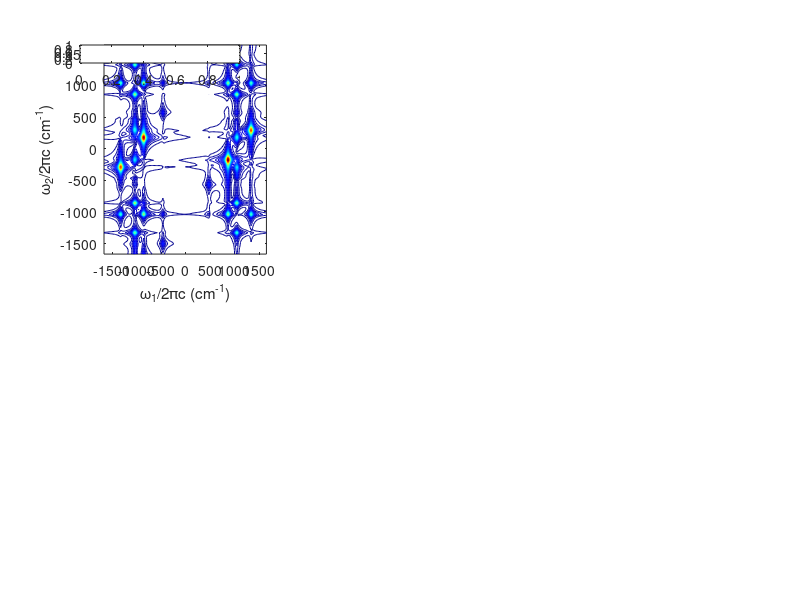

Write the MATLAB code that produced this figure. (Note: this script raises an error after producing the figure.)
% Load data from mat file
clear all
load 2dOffRR32
gcf=figure;
set(gcf,'Units','Normalized','Position',[0 0 0.8 0.9]);%[0 4/75 1 0.85]);
dw=1/OffRes_2dRR_nt;c=3e-5;
maxr=max(max(max(abs(OffRes_2dRR_Ratio))));
y=-0.04;x=0.04;
% Axes positions
gcp_t_y=0.585;gcp_b_y=0.10;
gcp_l_x=0.05;gcp_c_x=0.32;gcp_r_x=0.59;
gcw=0.3;gch=0.3;
gcpos=[gcp_l_x gcp_t_y gcw gch;gcp_l_x gcp_b_y gcw gch];
gdpos=[gcp_c_x gcp_t_y gcw gch;gcp_c_x gcp_b_y gcw gch];
grpos=[gcp_r_x gcp_t_y gcw gch;gcp_r_x gcp_b_y gcw gch];
% Color bar positions
cp_t_y=0.895;cp_b_y=0.41;
cp_l_x=0.1;cp_c_x=0.37;cp_r_x=0.64;
cw=0.2;ch=0.03;
ccpos=[cp_l_x cp_t_y cw ch;cp_l_x cp_b_y cw ch];
cdpos=[cp_c_x cp_t_y cw ch;cp_c_x cp_b_y cw ch];
crpos=[cp_r_x cp_t_y cw ch;cp_r_x cp_b_y cw ch];
% Text
tstr={'a)';'b)';'c)';'d)';'e)';'f)'};
% Text positions
tp_t_y=0.82;tp_b_y=0.33;
tp_l_x=0.105;tp_c_x=0.375;tp_r_x=0.645;
tw=0.06;th=0.06;
tpos=[tp_l_x tp_t_y tw th; tp_c_x tp_t_y tw th; tp_r_x tp_t_y tw th;...
          tp_l_x tp_b_y tw th; tp_c_x tp_b_y tw th; tp_r_x tp_b_y tw th];
for iv=1:2
    maxs=max(max(max(abs(OffRes_2dRR_Cascade(:,:,iv)))),...
        max(max(abs(OffRes_2dRR_Direct(:,:,iv)))));
    OffRes_2dRR_dts(iv)=OffRes_2dRR_dts(1);
%     dt=dts(iv);
    w=(-1/2:dw:(1/2-dw))/OffRes_2dRR_dts(iv)/c;
    if iv==1;wrange=[-1500 1500];else wrange=[-2400 2400];end
    gc(iv)=subplot(2,3,1+3*(iv-1));contour(w,w,abs(OffRes_2dRR_Cascade(:,:,iv))/maxs,50);
    xlabel('\omega_1/2\pic (cm^{-1})');%xlim(wrange);
    ylabel('\omega_2/2\pic (cm^{-1})');%ylim(wrange);'Xtick',[1e-4 3e-4 5e-4],'XtickLabel',{'1.0e-4','3.0e-4','5.0e-4'},
    colormap jet;cc(iv)=colorbar('Location','northoutside','fontsize',10,'Position',ccpos(iv,:));
    set(gca,'linewidth',2,'fontsize',10,'fontweight','bold','Position',gcpos(iv,:));
    axis square;%title('CASCADES')
    tx=annotation(gcf,'textbox',tpos(1+3*(iv-1),:),...
        'String',tstr(1+3*(iv-1)),'EdgeColor','none',...
        'fontweight','bold','fontsize',10);
    
    gd(iv)=subplot(2,3,2+3*(iv-1));contour(w,w,abs(OffRes_2dRR_Direct(:,:,iv))/maxs,50);
    xlabel('\omega_1/2\pic (cm^{-1})');%xlim(wrange);
    ylabel('\omega_2/2\pic (cm^{-1})');%ylim(wrange);
    colormap jet;cd(iv)=colorbar('Location','northoutside','fontsize',10,'Position',cdpos(iv,:));
    set(gca,'linewidth',2,'fontsize',10,'fontweight','bold','Position',gdpos(iv,:));axis square;%title('Direct')
    tx=annotation(gcf,'textbox',tpos(2+3*(iv-1),:),...
        'String',tstr(2+3*(iv-1)),'EdgeColor','none',...
        'fontweight','bold','fontsize',10);

    gr(iv)=subplot(2,3,3+3*(iv-1));contourf(OffRes_2dRR_dws,OffRes_2dRR_disps,log10(OffRes_2dRR_Ratio(:,:,iv)),50,'edgecolor','none');
    xlabel('(\omega_L-\omega_{eg})/2\pic (cm^{-1})');
    ylabel({'Mode';'Displacement \it d'});%caxis([0 maxr])
    colormap jet;cr(iv)=colorbar('Location','northoutside','fontsize',10,'Position',crpos(iv,:));
    set(gca,'linewidth',2,'fontsize',10,'fontweight','bold','Position',grpos(iv,:));axis square;%title('E^{3}_{CAS}:E^{5}_{DIRECT}')
    tx=annotation(gcf,'textbox',tpos(3+3*(iv-1),:),...
        'String',tstr(3+3*(iv-1)),'EdgeColor','none',...
        'fontweight','bold','fontsize',10,'Color',[1 1 1]);
end
